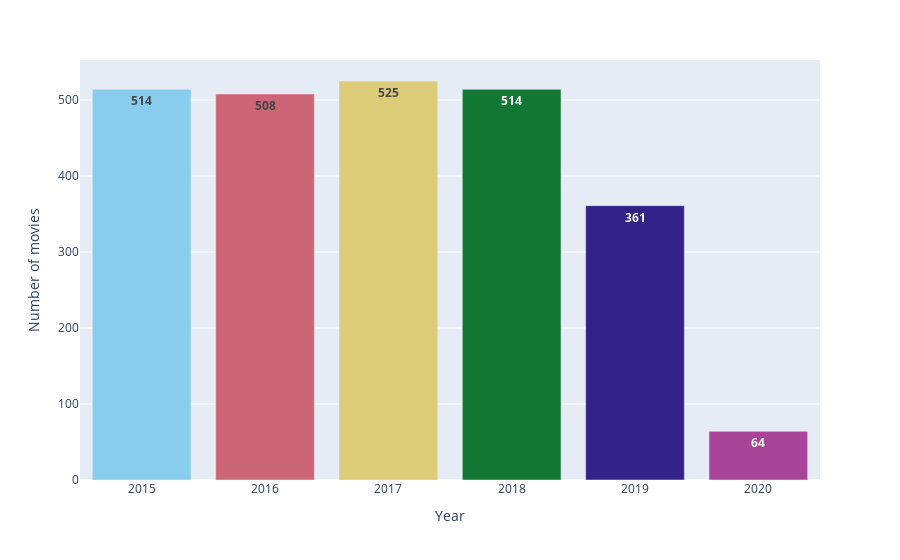

Notebook cell for this chart:
### Code cell
fig = px.bar(x=groups.size().index, y=groups.size(), labels={'x':'Year', 'y':'Number of movies'},
            hover_name=groups.size().index,
            color=groups.size().index,
            color_discrete_sequence=px.colors.qualitative.Safe)

fig.update_layout(showlegend=False)
fig.update_traces(texttemplate='<b>%{y}</b>')  
fig.show()

filename = 'yearly_movies'
pio.write_html(fig, rf"{os.getcwd()}{os.sep}plotlyplots{os.sep}{filename}.html")

### Figure 1 — Plotly figure (JSON) as saved in the notebook; plotly's stock layout.template omitted (floating-point values rounded to 4 significant figures)
{"data": [{"alignmentgroup": "True", "hovertemplate": "<b>%{hovertext}</b><br><br>color=2015<br>Year=%{x}<br>Number of movies=%{y}<extra></extra>", "hovertext": ["2015"], "legendgroup": "2015", "marker": {"color": "rgb(136, 204, 238)", "pattern": {"shape": ""}}, "name": "2015", "offsetgroup": "2015", "orientation": "v", "showlegend": true, "textposition": "auto", "texttemplate": "<b>%{y}</b>", "type": "bar", "x": ["2015"], "xaxis": "x", "y": [514], "yaxis": "y"}, {"alignmentgroup": "True", "hovertemplate": "<b>%{hovertext}</b><br><br>color=2016<br>Year=%{x}<br>Number of movies=%{y}<extra></extra>", "hovertext": ["2016"], "legendgroup": "2016", "marker": {"color": "rgb(204, 102, 119)", "pattern": {"shape": ""}}, "name": "2016", "offsetgroup": "2016", "orientation": "v", "showlegend": true, "textposition": "auto", "texttemplate": "<b>%{y}</b>", "type": "bar", "x": ["2016"], "xaxis": "x", "y": [508], "yaxis": "y"}, {"alignmentgroup": "True", "hovertemplate": "<b>%{hovertext}</b><br><br>color=2017<br>Year=%{x}<br>Number of movies=%{y}<extra></extra>", "hovertext": ["2017"], "legendgroup": "2017", "marker": {"color": "rgb(221, 204, 119)", "pattern": {"shape": ""}}, "name": "2017", "offsetgroup": "2017", "orientation": "v", "showlegend": true, "textposition": "auto", "texttemplate": "<b>%{y}</b>", "type": "bar", "x": ["2017"], "xaxis": "x", "y": [525], "yaxis": "y"}, {"alignmentgroup": "True", "hovertemplate": "<b>%{hovertext}</b><br><br>color=2018<br>Year=%{x}<br>Number of movies=%{y}<extra></extra>", "hovertext": ["2018"], "legendgroup": "2018", "marker": {"color": "rgb(17, 119, 51)", "pattern": {"shape": ""}}, "name": "2018", "offsetgroup": "2018", "orientation": "v", "showlegend": true, "textposition": "auto", "texttemplate": "<b>%{y}</b>", "type": "bar", "x": ["2018"], "xaxis": "x", "y": [514], "yaxis": "y"}, {"alignmentgroup": "True", "hovertemplate": "<b>%{hovertext}</b><br><br>color=2019<br>Year=%{x}<br>Number of movies=%{y}<extra></extra>", "hovertext": ["2019"], "legendgroup": "2019", "marker": {"color": "rgb(51, 34, 136)", "pattern": {"shape": ""}}, "name": "2019", "offsetgroup": "2019", "orientation": "v", "showlegend": true, "textposition": "auto", "texttemplate": "<b>%{y}</b>", "type": "bar", "x": ["2019"], "xaxis": "x", "y": [361], "yaxis": "y"}, {"alignmentgroup": "True", "hovertemplate": "<b>%{hovertext}</b><br><br>color=2020<br>Year=%{x}<br>Number of movies=%{y}<extra></extra>", "hovertext": ["2020"], "legendgroup": "2020", "marker": {"color": "rgb(170, 68, 153)", "pattern": {"shape": ""}}, "name": "2020", "offsetgroup": "2020", "orientation": "v", "showlegend": true, "textposition": "auto", "texttemplate": "<b>%{y}</b>", "type": "bar", "x": ["2020"], "xaxis": "x", "y": [64], "yaxis": "y"}], "layout": {"barmode": "relative", "legend": {"title": {"text": "color"}, "tracegroupgap": 0}, "margin": {"t": 60}, "showlegend": false, "xaxis": {"anchor": "y", "domain": [0, 1], "title": {"text": "Year"}}, "yaxis": {"anchor": "x", "domain": [0, 1], "title": {"text": "Number of movies"}}}}
